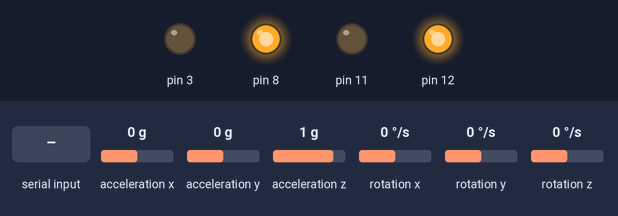
A sketch run on a simulated Arduino Uno, built with avr-gcc and run on an emulated ATmega328P. On the bench: output pins drawn as LEDs (lit = HIGH). The inputs (shaded band) are chosen by the test bench; at power-on: acceleration y 0 g, acceleration z 1 g, acceleration x 0 g, rotation x 0 °/s, rotation y 0 °/s, rotation z 0 °/s.

Above: at 1.7 s.
1.8 s: "U" received over Serial
At 2.4 s:
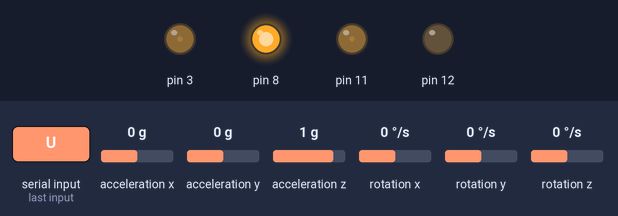
3.5 s: acceleration y set to -1.4 g
At 4.2 s:
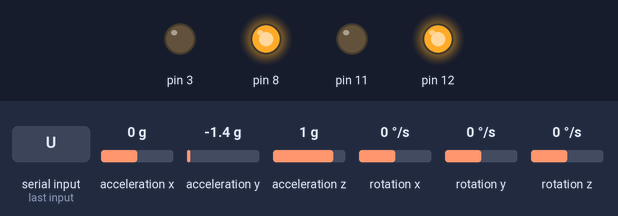
5.0 s: acceleration y set to -1.1 g
6.5 s: acceleration y set to -0.8 g
At 7.3 s:
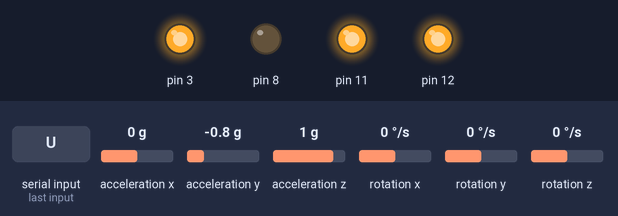
8.0 s: acceleration z set to 0.7 g
At 8.6 s:
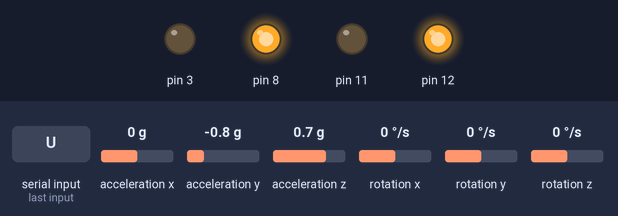
9.5 s: acceleration y set to -0.5 g
At 10.6 s:
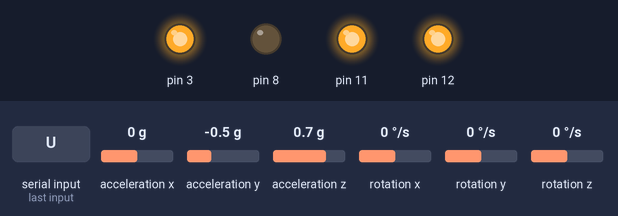
Timing chart, 0 to 12.0 s (numbered marks = the images above; inputs shaded):
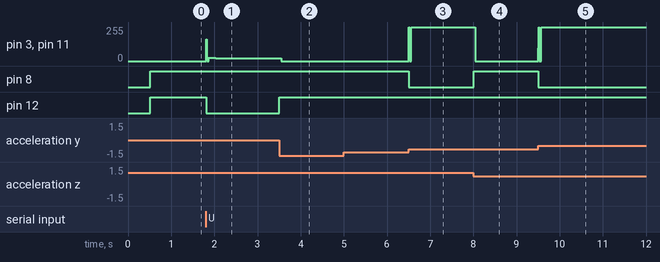

The sketch:

MPU6050_DMP.ino
```cpp
#include "I2Cdev.h"
#include "MPU6050_6Axis_MotionApps20.h"
#include "Wire.h"


MPU6050 mpu;


// MPU control/status vars
bool dmpReady = false;  // set true if DMP init was successful
uint8_t mpuIntStatus;   // holds actual interrupt status byte from MPU
uint8_t devStatus;      // return status after each device operation (0 = success, !0 = error)
uint16_t packetSize;    // expected DMP packet size (default is 42 bytes)
uint16_t fifoCount;     // count of all bytes currently in FIFO
uint8_t fifoBuffer[64]; // FIFO storage buffer

Quaternion q;           // [w, x, y, z]         quaternion container
VectorFloat gravity;    // [x, y, z]            gravity vector
float ypr[3];           // [yaw, pitch, roll]   yaw/pitch/roll container and gravity vector

uint8_t* getMPUBuff()
{
  if (!dmpReady)
  {
    Wire.begin();
    Wire.setClock(400000);
    mpu.initialize();
    devStatus = mpu.dmpInitialize();

    if (devStatus == 0) {
      mpu.setDMPEnabled(true);
      mpuIntStatus = mpu.getIntStatus();
      dmpReady = true;
      packetSize = mpu.dmpGetFIFOPacketSize();
    }
    return NULL;
  }
  mpuIntStatus = mpu.getIntStatus();
  // get current FIFO count
  fifoCount = mpu.getFIFOCount();
  // check for overflow (this should never happen unless our code is too inefficient)
  if ((mpuIntStatus & 0x10) || fifoCount == 1024) {
    // reset so we can continue cleanly
    mpu.resetFIFO();
    Serial.println("FIFO Overflow");
    // otherwise, check for DMP data ready interrupt (this should happen frequently)
  } else if (mpuIntStatus & 0x02) {
    // wait for correct available data length, should be a VERY short wait
    while (fifoCount < packetSize) fifoCount = mpu.getFIFOCount();
    // read a packet from FIFO
    mpu.getFIFOBytes(fifoBuffer, packetSize);
    // track FIFO count here in case there is > 1 packet available
    // (this lets us immediately read more without waiting for an interrupt)
    fifoCount -= packetSize;
    return fifoBuffer;
  }
  return NULL;
}


/* ================================================================================================ *
 | Default MotionApps v2.0 42-byte FIFO packet structure:                                           |
 |                                                                                                  |
 | [QUAT W][      ][QUAT X][      ][QUAT Y][      ][QUAT Z][      ][GYRO X][      ][GYRO Y][      ] |
 |   0   1   2   3   4   5   6   7   8   9  10  11  12  13  14  15  16  17  18  19  20  21  22  23  |
 |                                                                                                  |
 | [GYRO Z][      ][ACC X ][      ][ACC Y ][      ][ACC Z ][      ][      ]                         |
 |  24  25  26  27  28  29  30  31  32  33  34  35  36  37  38  39  40  41                          |
 * ================================================================================================ */
int16_t g_dir;
float angle;

int16_t g_dirOffset=0;
int16_t a_yOffset=0;

bool updateIMU()
{
  uint8_t* buff = getMPUBuff();
  if (buff == NULL) return false;
  mpu.dmpGetQuaternion(&q, buff);
  mpu.dmpGetGravity(&gravity, &q);
  mpu.dmpGetYawPitchRoll(ypr, &q, &gravity);

  angle = (ypr[2] * 180 / M_PI);

//  Serial.print(angle);Serial.print("\t");


  return true;
}
```

Balancing_Function_v2.ino
```cpp
/*
 * TWO WHEELER BALANCING
 *
 * Need to have "I2C dev" folder in Arduino libraries
 * Need to have "MPU6050" folder in Arduino libraries
 * Robot will try and balance itself using the MPU6050 sensor.
 *
 * Best used on OSEPP Mechanical Kits.
 * 2WBAL-01
 *
 * created 08 Nov 2016
 * by Sui Wei
 *
 */

//include motor code
#include "TBMotor.h"

OseppTBMotor Motor1(12, 11);
OseppTBMotor Motor2(8, 3);
//OseppTBMotor Motor3(7, 6);
//OseppTBMotor Motor4(4, 5);

void setup() {
  Serial.begin(115200);
  updateIMU();
  //Change the timer frequency
  //To avoid the frequency of hearing.
  TCCR2B &= ~7;
  TCCR2B |= 1;
}


const float offset_a = 2;

int leftSpeed;
int rightSpeed;
float ctrlTurn = 0;
float ctrlwalk = 0;

extern float angle;

float PID_Balance(float e, float kp, float ki, float kd)
{
  static float es = 0, sum = 0;
  float r;
  sum += e;
  if(sum>180)sum=180;else if(sum<-180)sum=-180;
  r = kp * e + ki * sum + kd * (e - es);
  es = e;
  return r;
}
void PIDSetSpeed()
{
  leftSpeed = rightSpeed = PID_Balance(angle+ctrlwalk, 20, 1, 60);
  leftSpeed+=ctrlTurn;
  rightSpeed-=ctrlTurn;

  ctrlTurn *= 0.95;
  ctrlwalk *= 0.9;

  if (leftSpeed > 255)leftSpeed = 255; else if (leftSpeed < -255)leftSpeed = -255;
  if (rightSpeed > 255)rightSpeed = 255; else if (rightSpeed < -255)rightSpeed = -255;
}

void loop() {
  ProcessCommand();
  if(!updateIMU())return;

  PIDSetSpeed();

  if (abs(angle) < 45)
  {
    Motor1.SetSpeed(-leftSpeed);
    Motor2.SetSpeed(rightSpeed);
//    Serial.print(a);
//    Serial.print(",");
//    Serial.print(-leftSpeed);
//    Serial.print(",");
//    Serial.print(-rightSpeed);
//    Serial.println(",");
  } else {
    Motor1.SetSpeed(-0);
    Motor2.SetSpeed(-0);
  }
}

void ProcessCommand()
{
  static unsigned long lastCmdIn = 0;
  int c;
  if (Serial.available() > 0 )
  {
    c = Serial.read();
    lastCmdIn = millis();
    switch (c)
    {
      case 'U': case 'u':
        ctrlwalk = 2;
        break;
      case 'd':
        ctrlwalk = - 2;
        break;
      case 'L': case 'l':
        ctrlTurn = -45;
        break;
      case 'R': case 'r':
        ctrlTurn = 45;
        break;
      case 'A': case 'a':
        break;
      case 'C': case 'c':
        break;
      case 'B': case 'b':
        break;
      case 'D':
        break;
      default:
        break;
    }
  } else if (millis() - lastCmdIn > 300) {

  }
}
```

TBMotor.cpp
```cpp
#include <Arduino.h>
#include "TBMotor.h"

OseppTBMotor::OseppTBMotor(uint8_t dir_pin, uint8_t pwm_pin)
{
  _dir_pin=dir_pin;
  _pwm_pin=pwm_pin;
  pinMode(_dir_pin,OUTPUT);
  digitalWrite(_pwm_pin,LOW);
}
void OseppTBMotor::forward(uint8_t speed)
{
  analogWrite( _pwm_pin,0);
  digitalWrite(_dir_pin,HIGH);
  analogWrite( _pwm_pin,speed);
}
void OseppTBMotor::backward(uint8_t speed)
{
  analogWrite( _pwm_pin,0);
  digitalWrite(_dir_pin,LOW);
  analogWrite( _pwm_pin,speed);
}
void OseppTBMotor::SetSpeed(int speed)
{
  analogWrite( _pwm_pin,0);
  if(speed<0)
  {
    speed=-speed;
    digitalWrite(_dir_pin,LOW);
  }else{
    digitalWrite(_dir_pin,HIGH);
  }
  analogWrite( _pwm_pin,speed);
}
```

TBMotor.h
```cpp
#include <arduino.h>
class OseppTBMotor
{
  public:
    OseppTBMotor(uint8_t dir_pin, uint8_t pwm_pin);
    void forward(uint8_t speed);
    void backward(uint8_t speed);
    void SetSpeed(int speed);
  private:
    uint8_t _dir_pin, _pwm_pin;
};
```

Measured:
- the behaviour switches between -1 and -0.9 g on acceleration y (found by bisection; images 2 and 3)
- the behaviour switches between 0.9 and 0.8 g on acceleration z (found by bisection; images 3 and 4)
- the behaviour switches between -0.7 and -0.6 g on acceleration y (found by bisection; images 4 and 5)
- after the input at 1.8 s, pin 3, pin 11: 0/255 → 26/255 at once, → 20/255 0.22 s later; pin 12: HIGH → LOW at once
- after the input at 3.5 s, pin 3, pin 11: 20/255 → 0/255 after 0.05 s; pin 12: LOW → HIGH at once
- after the input at 5.0 s, every drawn part: stays the same
- after the input at 6.5 s, pin 3, pin 11: 0/255 → 255/255 at once; pin 8: HIGH → LOW at once
- after the input at 8.0 s, pin 3, pin 11: 255/255 → 0/255 at once; pin 8: LOW → HIGH at once
- after the input at 9.5 s, pin 3, pin 11: 0/255 → 255/255 at once; pin 8: HIGH → LOW at once
